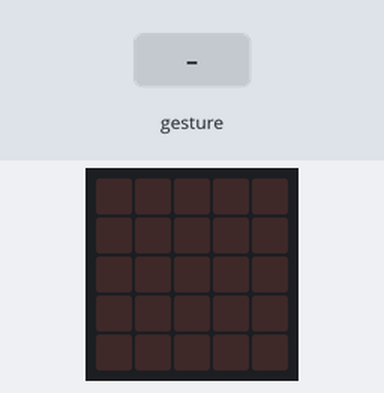
Bench run of a program on a simulated BBC micro:bit (MakeCode). On the bench: the board's 5×5 LED display. The test bench sets the inputs (shaded band). Random numbers come from a fixed seed; a tilt is held for 1.5 s and a shake lasts 1 s, then the board lies face up again.

Above: at 1.2 s.
1.3 s: gesture 'shake'
At 1.9 s:
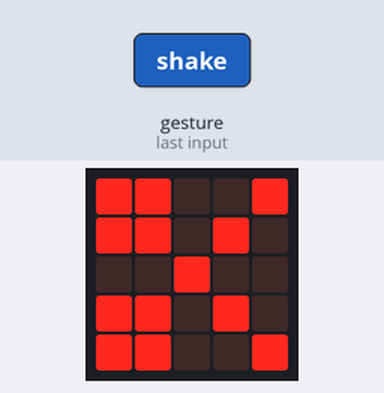
3.6 s: gesture 'shake'
At 4.0 s:
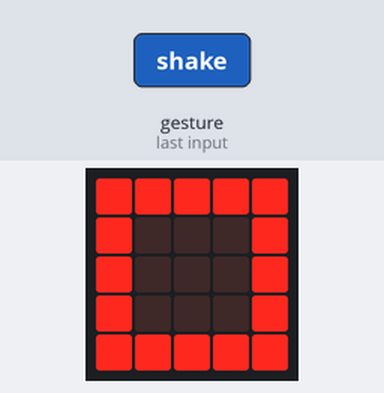
Timing chart, 0 to 6.6 s (numbered marks = the images above; inputs shaded):
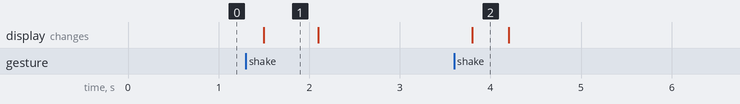

The program:

rockpaperscissors.py
```python
TEMP = 0

def on_gesture_shake():
    global TEMP
    TEMP = randint(0, 2)
    if TEMP == 0:
        basic.show_icon(IconNames.SCISSORS)
    elif TEMP == 1:
        basic.show_leds("""
            . . . . .
            # # # # #
            # . # . #
            # # # # #
            . . . . .
            """)
    else:
        basic.show_leds("""
            # # # # #
            # . . . #
            # . . . #
            # . . . #
            # # # # #
            """)
    basic.show_leds("""
        . . . . .
        . . . . .
        . . . . .
        . . . . .
        . . . . .
        """)
input.on_gesture(Gesture.SHAKE, on_gesture_shake)
```

Measured:
- after the input at 1.3 s, the display: changes after 0.20 s (image 1)
- after the input at 3.6 s, the display: changes after 0.20 s (image 2)
- what the display in image 1 shows lasts 0.6 s, from 1.5 s to 2.1 s
- what the display in image 2 shows lasts 0.4 s, from 3.8 s to 4.2 s
